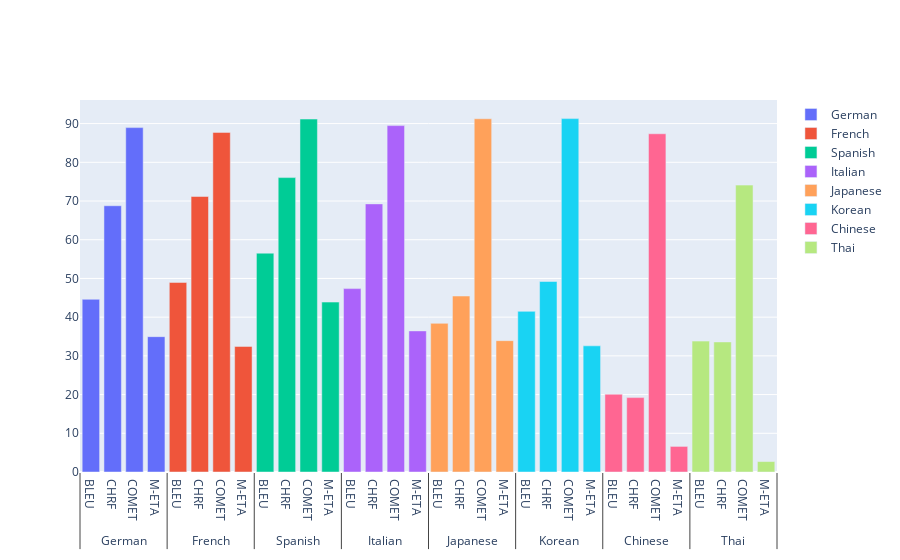

Notebook code cell kept with this figure:
### Code cell
import plotly.express as px
import plotly.io as pio
import plotly.graph_objects as go

fig_Tower = go.Figure()
for country, values in Compare_df_Tower.items():
    fig_Tower.add_bar(
        x=[[country]*len(index_metric_names), index_metric_names],
        y=values,
        name=country
    )

fig_Tower.show()

### Figure 1 — Plotly figure (JSON) as saved in the notebook; plotly's stock layout.template omitted (floating-point values rounded to 4 significant figures)
{"data": [{"name": "German", "type": "bar", "x": [["German", "German", "German", "German"], ["BLEU", "CHRF", "COMET", "M-ETA"]], "y": [44.61, 68.78, 88.96, 34.96]}, {"name": "French", "type": "bar", "x": [["French", "French", "French", "French"], ["BLEU", "CHRF", "COMET", "M-ETA"]], "y": [48.97, 71.17, 87.73, 32.44]}, {"name": "Spanish", "type": "bar", "x": [["Spanish", "Spanish", "Spanish", "Spanish"], ["BLEU", "CHRF", "COMET", "M-ETA"]], "y": [56.53, 76.05, 91.17, 43.89]}, {"name": "Italian", "type": "bar", "x": [["Italian", "Italian", "Italian", "Italian"], ["BLEU", "CHRF", "COMET", "M-ETA"]], "y": [47.37, 69.26, 89.48, 36.45]}, {"name": "Japanese", "type": "bar", "x": [["Japanese", "Japanese", "Japanese", "Japanese"], ["BLEU", "CHRF", "COMET", "M-ETA"]], "y": [38.4, 45.46, 91.25, 33.93]}, {"name": "Korean", "type": "bar", "x": [["Korean", "Korean", "Korean", "Korean"], ["BLEU", "CHRF", "COMET", "M-ETA"]], "y": [41.5, 49.21, 91.29, 32.59]}, {"name": "Chinese", "type": "bar", "x": [["Chinese", "Chinese", "Chinese", "Chinese"], ["BLEU", "CHRF", "COMET", "M-ETA"]], "y": [20.09, 19.22, 87.37, 6.61]}, {"name": "Thai", "type": "bar", "x": [["Thai", "Thai", "Thai", "Thai"], ["BLEU", "CHRF", "COMET", "M-ETA"]], "y": [33.81, 33.6, 74.11, 2.7]}], "layout": {}}
